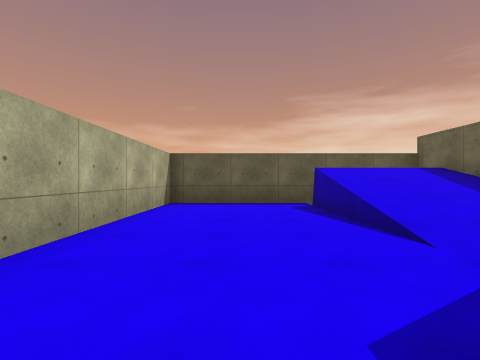
[1] (above)

20 first-person views from a walk through a Unity game level. The camera is 1.2 m above the floor, looks level and sees 85° across. The floor is counted in squares, 2 m on a side. Each view is taken from the middle of a square. On the plan, view 1 faces up. The plan holds only what a view shows up to about 9 squares ahead; the rest is blank. The place goes on beyond the plan. Surface patterns are stand-ins for the level's own textures.

[2]
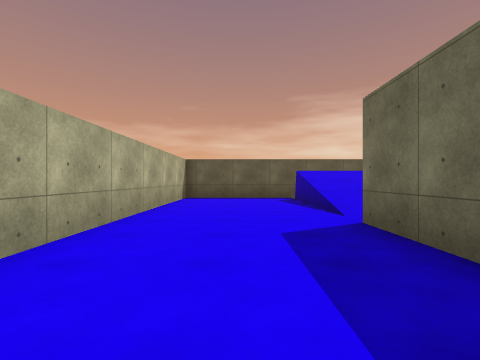

[3]
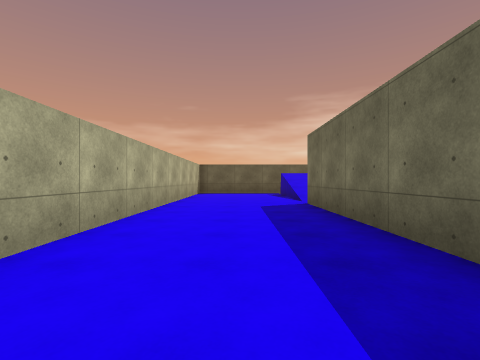

[4]
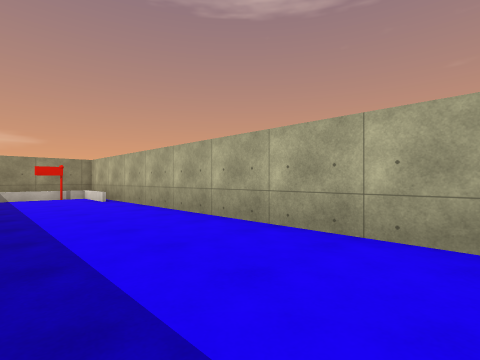

[5]
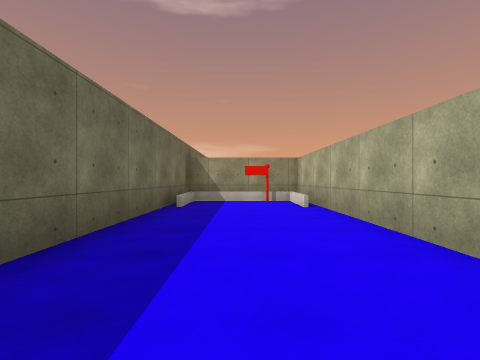

[6]
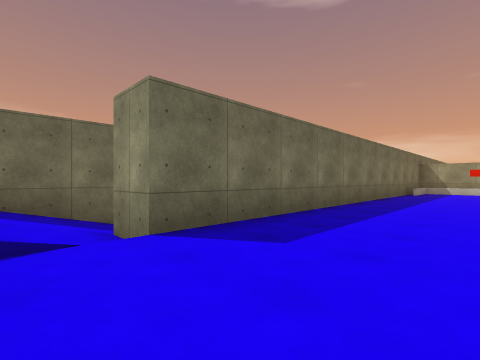

[7]
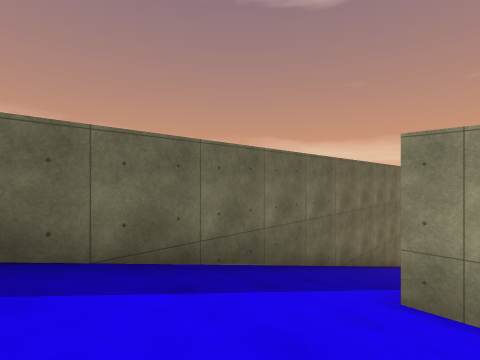

[8]
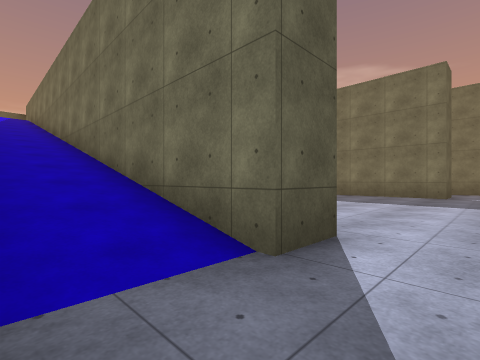

[9]
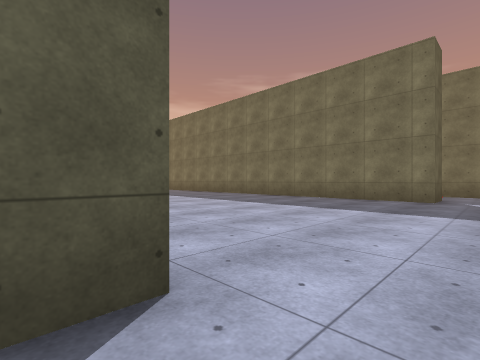

[10]
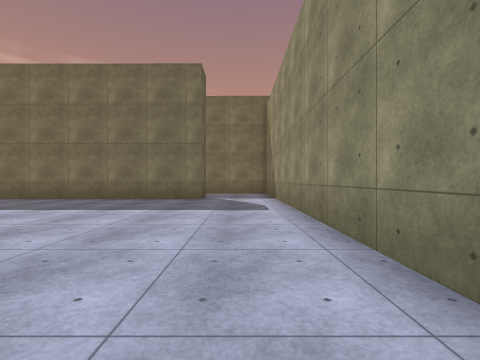

[11]
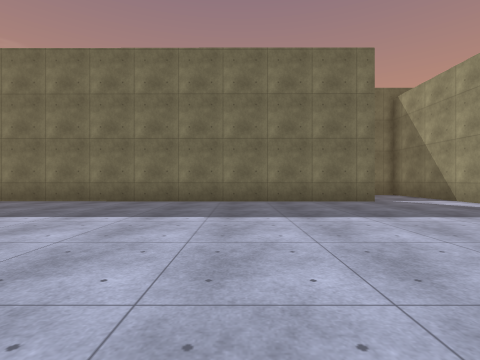

[12]
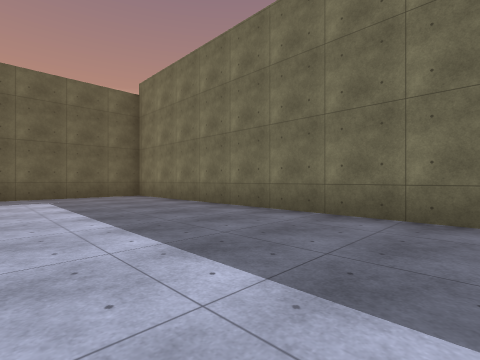

[13]
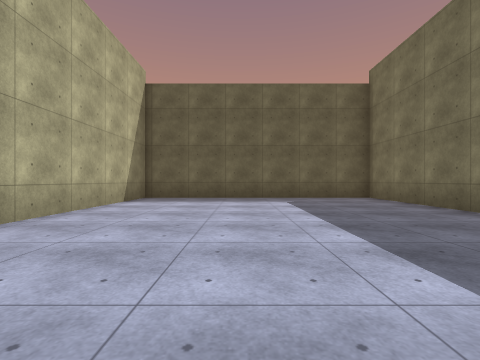

[14]
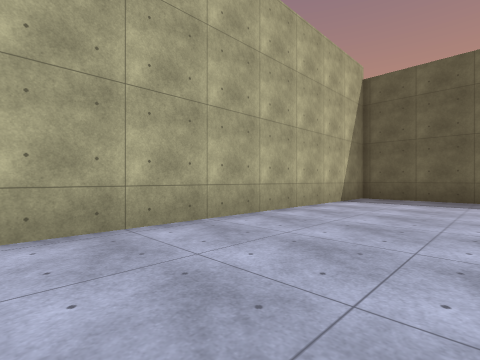

[15]
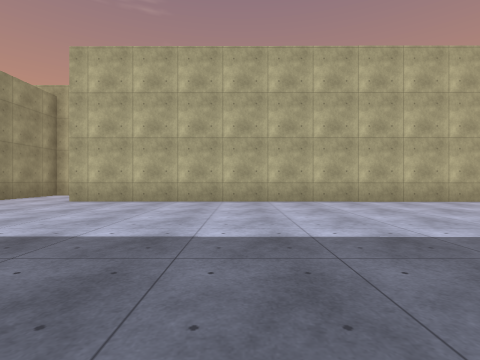

[16]
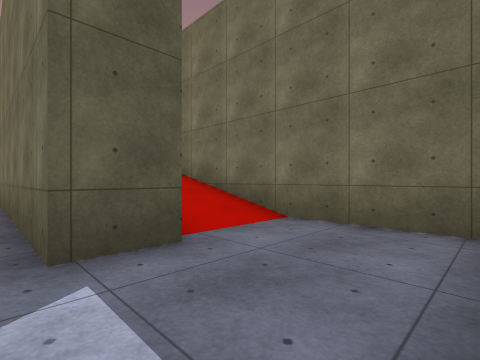

[17]
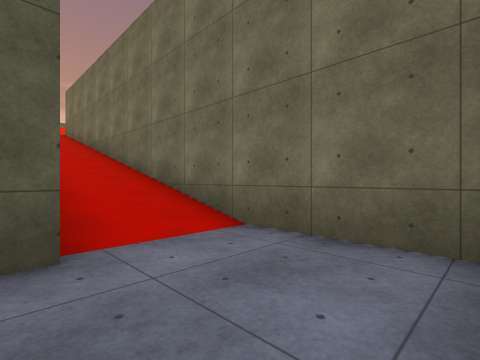

[18]
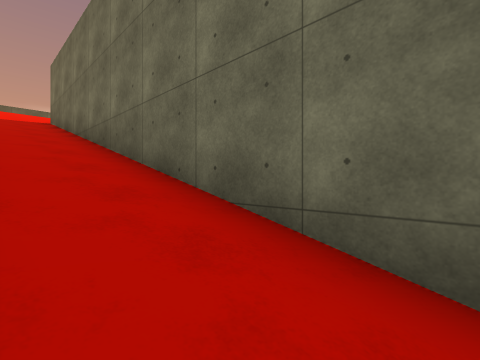

[19]
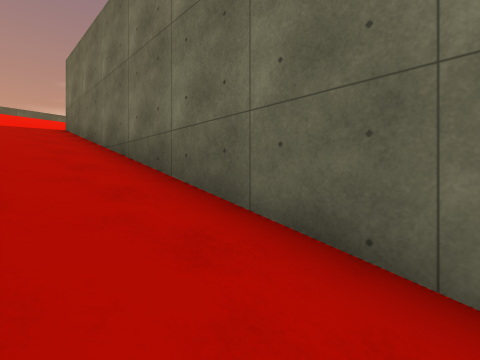

[20]
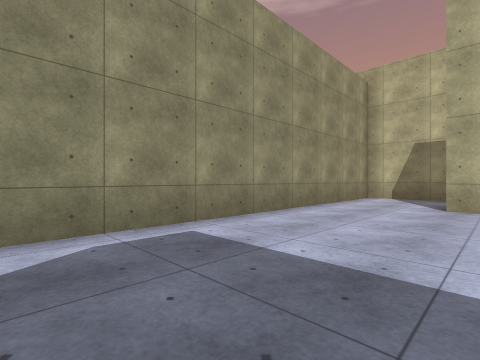

### Floor plan
Key: @ floor where view 1 was taken; # wall or solid block; . main floor; : floor 5.25 m higher than the main floor; / step, stairs or slope; = window, fence, low wall or low ledge; ^ raised ledge; O other object.
Columns run from 2 left of view 1 to 17 right of it. Each row starts with its distance up from view 1.
  7 ####=^^##########
  6 #:::///#........#
  5 #:::///#........# //
  4 #:::///#........# //
  3 #:::///#........#///
  2 #:::///#........#//#
  1 #:::#//#........#//#
  0 #:@:#//#........#//#
 -1 #:::#//#........#//#
 -2 #:::#//#........#//#
 -3 #:::#//#........#//#
 -4 #:::#//#........#//#
 -5 #:::#//#........#//#
 -6 #:::#//#........#//#
 -7 #:::#//#........#//#
 -8 #:::#//#........#//#
 -9 #:::#..............#
-10 #O#:#..............#
-11 #   #..............#
-12  #################

Where each view was taken, in squares from view 1:
view 1: 0 up, 0 right, facing up
view 2: 2 down, 0 right, facing up
view 3: 5 down, 0 right, facing up
view 4: 1 down, 1 right, facing down-left
view 5: 3 down, 0 right, facing down
view 6: 3 up, 1 left, facing down-right
view 7: 5 up, 2 right, facing down-right
view 8: 10 down, 3 right, facing up-right
view 9: 10 down, 5 right, facing up-right
view 10: 10 down, 5 right, facing right
view 11: 5 down, 6 right, facing right
view 12: 3 down, 9 right, facing up-right
view 13: 2 down, 9 right, facing up
view 14: 2 down, 9 right, facing up-left
view 15: 4 down, 13 right, facing left
view 16: 11 down, 13 right, facing up-right
view 17: 11 down, 14 right, facing up-right
view 18: 8 down, 15 right, facing up-right
view 19: 6 down, 15 right, facing up-right
view 20: 8 down, 12 right, facing down-left
